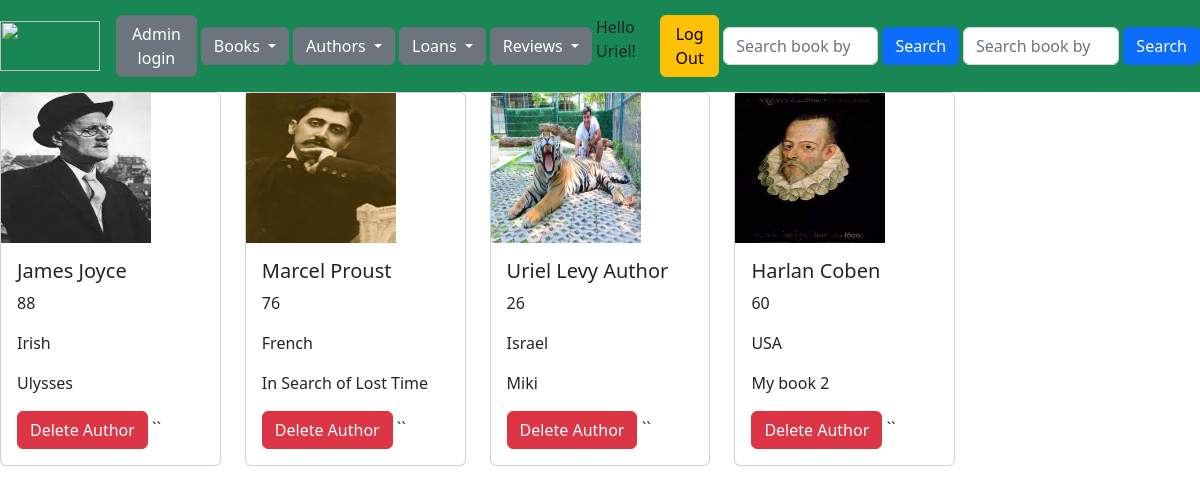
Screenshot of /authors/ (signed in) with the database file from the repository.
### books/models.py (models this page shows, shortened)
class Author(models.Model):
    name=models.CharField(max_length=50, null=False)
    age=models.IntegerField()
    nationality=models.CharField(max_length=50, null=False)
    bookID=models.ForeignKey(Book, on_delete=models.CASCADE,related_name="tags", related_query_name="tag", null=True)
    image = models.ImageField(null=True, blank=True, default='/placeholder.png')

class Book(models.Model):
    class BookType(models.IntegerChoices):
        ten_days = 1, "Ten Days Loan"
        five_days = 2, "Five Days Loan"
        two_days = 3, "Two Days Loan"
    name=models.CharField(max_length=50, null=False)
    author=models.CharField(max_length=50, null=False)
    year_published = models.DateField()
    type = models.SmallIntegerField(null=False, default = BookType.two_days, choices=BookType.choices)
    created_time=models.DateTimeField(auto_now_add=True)
    image = models.ImageField(null=True, blank=True, default='/placeholder.png')
    def __str__(self):
        return self.name

### books/views.py (the view)
# urls.py: path('authors/', views.authors, name="authors"),
@login_required
def authors(request):
    authors = Author.objects.all()
    context = {
        'authors': authors,
    }
    return render(request,'books/authors.html', context=context)

### books/templates/books/authors.html (shortened to what this page needs)
{% extends "main.html" %}
{% load static %}
{% block content %}
<div class="row row-cols-1 row-cols-md-5 g-4">
        {% for author in authors %}
        <div class="col">
          <div class="card">
            <img src= "{% static 'images/' %}{{ author.image }}" alt="a" width="150" height="150">
            <div class="card-body">
              <h5 class="card-title">{{ author.name}}</h5>
              <p class="card-text"> {{ author.age }}</p>
              <p class="card-text"> {{ author.nationality }}</p>
              <p class="card-text"> {{ author.bookID }}</p>
              <a href="{% url 'books:delete_author' author.id %}?id={{ author.id }}" class="btn btn-danger">Delete Author</a>
``              {% comment %} {% endif %} {% endcomment %}
            </div>
          </div>
        </div>
        {% endfor %}
    </div>
{% endblock%}

### templates/navbar.html (shortened to what this page needs)
<!DOCTYPE html>
{% load static %}
<html lang="en">
<head>
<link href="https://cdn.jsdelivr.net/npm/bootstrap@5.2.0/dist/css/bootstrap.min.css" rel="stylesheet">
</head>
<body>
<nav class="navbar navbar-expand-lg navbar-warning bg-success">
  <nav class="navbar navbar-light bg-success">
    <a class="navbar-brand" href="{% url 'books:home' %}">
      <img src="/static/images/library_logo.jpeg" width="100" height="50" alt="">
    </a>
  </nav>
  <a href="{% url 'admin:index' %}">
    <button type="button" class="btn btn-secondary me-1" >Admin login</button>
    </a>
  <div class="dropdown">
    <button type="button" class="btn btn-secondary dropdown-toggle me-1" data-toggle="dropdown">
      Books
    </button>
  </div>
  <div class="dropdown">
    <button type="button" class="btn btn-secondary dropdown-toggle me-1" data-toggle="dropdown">
      Authors
    </button>
  </div>
  <div class="dropdown">
    <button type="button" class="btn btn-secondary dropdown-toggle me-1" data-toggle="dropdown">
      Loans
    </button>
  </div>
  <div class="dropdown">
    <button type="button" class="btn btn-secondary dropdown-toggle  me-1" data-toggle="dropdown">
      Reviews
    </button>
  </div>
  <div class="collapse navbar-collapse" id="navbarSupportedContent">
    <ul class="navbar-nav me-auto mb-2 mb-lg-0">
      {% if user.is_authenticated %}
        <li><span>Hello {{ user.username }}! &nbsp;</span><br>
        <li><a href="{% url 'logout' %}" button type="button" class="btn btn-warning me-1">Log Out</a>
      {% else %}
        <li button type="button" class="btn btn-warning me-1"><a href="{% url 'register' %}">Register</a>&nbsp;
        <li button type="button" class="btn btn-warning  me-1"><a href="{% url 'login' %}">Log In</a>
      {% endif %}
    </ul>
    <form class="d-flex" role="search" action="{% url 'books:search' %}">
      <input name="search" class="form-control me-1" type="search" placeholder="Search book by name" aria-label="Search">
      <button class="btn btn-primary me-1" type="submit">Search</button>
    </form>
    <form class="d-flex" role="search" action="{% url 'books:search2' %}">
      <input name="search" class="form-control me-1" type="search" placeholder="Search book by author" aria-label="Search">
      <button class="btn btn-primary" type="submit">Search</button>
    </form>
</nav>
</body>
</html>

### rows the page displays
Author: image (picture), name "James Joyce", age "88", nationality "Irish", bookID "Ulysses"
Author: image (picture), name "Marcel Proust", age "76", nationality "French", bookID "In Search of Lost Time"
Author: image (picture), name "Uriel Levy Author", age "26", nationality "Israel", bookID "Miki"
Author: image (picture), name "Harlan Coben", age "60", nationality "USA", bookID "My book 2"

### other values shown
{{ user.username }} "Uriel"
